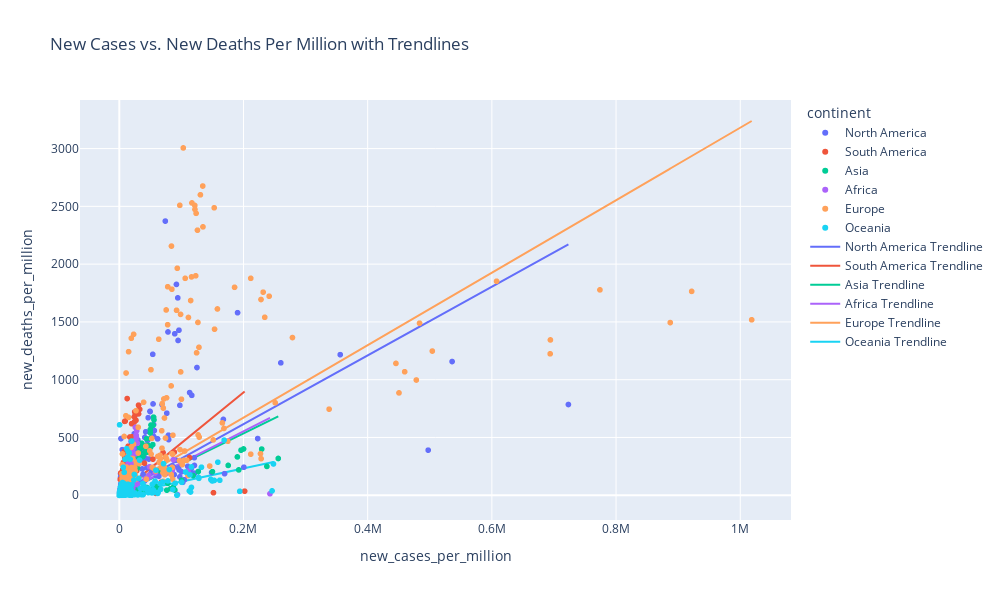

The notebook cell saved with this chart:
### Code cell
import plotly.express as px
import plotly.graph_objects as go
from sklearn.linear_model import LinearRegression

# Apply the linear regression for each continent and calculate R² values
r2_values = {}

# Apply the linear regression for each continent
for continent in grouped_df['continent'].unique():
    df_continent = grouped_df[grouped_df['continent'] == continent]
    model = LinearRegression()
    x = df_continent['new_cases_per_million'].values.reshape(-1, 1)
    y = df_continent['new_deaths_per_million'].values
    model.fit(x, y)
    predictions = model.predict(x)
    grouped_df.loc[grouped_df['continent'] == continent, f'{continent}_trendline'] = predictions
    r2_values[continent] = model.score(x, y)


# Print the R² values
for continent, r2 in r2_values.items():
    print(f"R² for {continent}: {r2:.2f}")
    
# Create scatter plot with trendlines using plotly
fig = px.scatter(grouped_df, x='new_cases_per_million', y='new_deaths_per_million', color='continent',
                 title='New Cases vs. New Deaths Per Million with Trendlines')

# Add trendlines to the scatter plot with the same colors as the dots
for continent in grouped_df['continent'].unique():
    continent_color = px.colors.qualitative.Plotly[grouped_df['continent'].unique().tolist().index(continent)]
    fig.add_trace(go.Scatter(x=grouped_df[grouped_df['continent'] == continent]['new_cases_per_million'],
                             y=grouped_df[grouped_df['continent'] == continent][f'{continent}_trendline'],
                             mode='lines', name=f'{continent} Trendline', line=dict(color=continent_color)))

# Update layout to set the size
fig.update_layout(
    width=1000,  # set the width here
    height=600   # set the height here
)

# Show the plot
fig.show()

### Figure 1 — Plotly figure (JSON) as saved in the notebook; plotly's stock layout.template omitted (floating-point values rounded to 4 significant figures; data arrays with more than 128 entries replaced by an {"elided": "..."} marker saying what was removed)
{"data": [{"hovertemplate": "continent=North America<br>new_cases_per_million=%{x}<br>new_deaths_per_million=%{y}<extra></extra>", "legendgroup": "North America", "marker": {"color": "#636efa", "symbol": "circle"}, "mode": "markers", "name": "North America", "showlegend": true, "x": {"elided": "1596 float values"}, "xaxis": "x", "y": {"elided": "1596 float values"}, "yaxis": "y", "type": "scattergl"}, {"hovertemplate": "continent=South America<br>new_cases_per_million=%{x}<br>new_deaths_per_million=%{y}<extra></extra>", "legendgroup": "South America", "marker": {"color": "#EF553B", "symbol": "circle"}, "mode": "markers", "name": "South America", "showlegend": true, "x": {"elided": "1580 float values"}, "xaxis": "x", "y": {"elided": "1580 float values"}, "yaxis": "y", "type": "scattergl"}, {"hovertemplate": "continent=Asia<br>new_cases_per_million=%{x}<br>new_deaths_per_million=%{y}<extra></extra>", "legendgroup": "Asia", "marker": {"color": "#00cc96", "symbol": "circle"}, "mode": "markers", "name": "Asia", "showlegend": true, "x": {"elided": "1594 float values"}, "xaxis": "x", "y": {"elided": "1594 float values"}, "yaxis": "y", "type": "scattergl"}, {"hovertemplate": "continent=Africa<br>new_cases_per_million=%{x}<br>new_deaths_per_million=%{y}<extra></extra>", "legendgroup": "Africa", "marker": {"color": "#ab63fa", "symbol": "circle"}, "mode": "markers", "name": "Africa", "showlegend": true, "x": {"elided": "1576 float values"}, "xaxis": "x", "y": {"elided": "1576 float values"}, "yaxis": "y", "type": "scattergl"}, {"hovertemplate": "continent=Europe<br>new_cases_per_million=%{x}<br>new_deaths_per_million=%{y}<extra></extra>", "legendgroup": "Europe", "marker": {"color": "#FFA15A", "symbol": "circle"}, "mode": "markers", "name": "Europe", "showlegend": true, "x": {"elided": "1593 float values"}, "xaxis": "x", "y": {"elided": "1593 float values"}, "yaxis": "y", "type": "scattergl"}, {"hovertemplate": "continent=Oceania<br>new_cases_per_million=%{x}<br>new_deaths_per_million=%{y}<extra></extra>", "legendgroup": "Oceania", "marker": {"color": "#19d3f3", "symbol": "circle"}, "mode": "markers", "name": "Oceania", "showlegend": true, "x": {"elided": "1588 float values"}, "xaxis": "x", "y": {"elided": "1588 float values"}, "yaxis": "y", "type": "scattergl"}, {"line": {"color": "#636EFA"}, "mode": "lines", "name": "North America Trendline", "x": {"elided": "1596 float values"}, "y": {"elided": "1596 float values"}, "type": "scatter"}, {"line": {"color": "#EF553B"}, "mode": "lines", "name": "South America Trendline", "x": {"elided": "1580 float values"}, "y": {"elided": "1580 float values"}, "type": "scatter"}, {"line": {"color": "#00CC96"}, "mode": "lines", "name": "Asia Trendline", "x": {"elided": "1594 float values"}, "y": {"elided": "1594 float values"}, "type": "scatter"}, {"line": {"color": "#AB63FA"}, "mode": "lines", "name": "Africa Trendline", "x": {"elided": "1576 float values"}, "y": {"elided": "1576 float values"}, "type": "scatter"}, {"line": {"color": "#FFA15A"}, "mode": "lines", "name": "Europe Trendline", "x": {"elided": "1593 float values"}, "y": {"elided": "1593 float values"}, "type": "scatter"}, {"line": {"color": "#19D3F3"}, "mode": "lines", "name": "Oceania Trendline", "x": {"elided": "1588 float values"}, "y": {"elided": "1588 float values"}, "type": "scatter"}], "layout": {"xaxis": {"anchor": "y", "domain": [0.0, 1.0], "title": {"text": "new_cases_per_million"}}, "yaxis": {"anchor": "x", "domain": [0.0, 1.0], "title": {"text": "new_deaths_per_million"}}, "legend": {"title": {"text": "continent"}, "tracegroupgap": 0}, "title": {"text": "New Cases vs. New Deaths Per Million with Trendlines"}, "width": 1000, "height": 600}}
